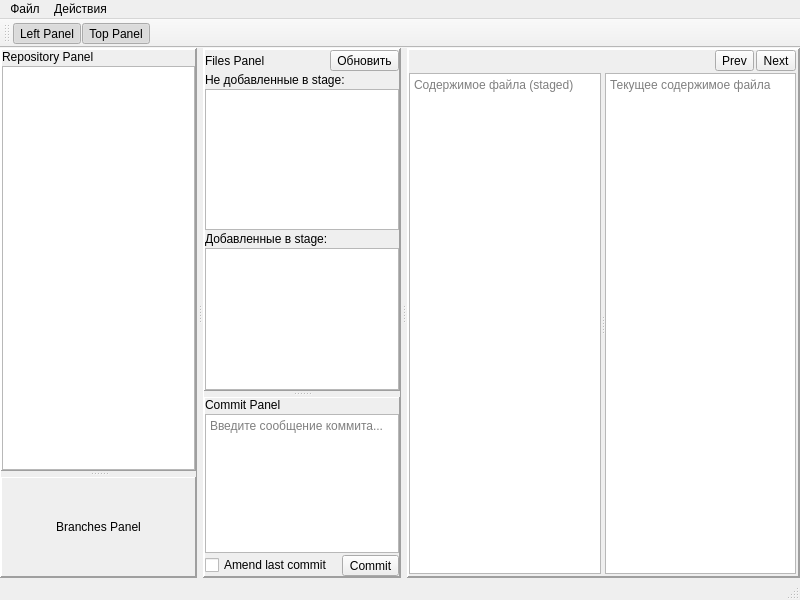
<?xml version="1.0" encoding="UTF-8"?>
<ui version="4.0">
 <class>MainWindow</class>
 <widget class="QMainWindow" name="MainWindow">
  <property name="geometry">
   <rect>
    <x>0</x>
    <y>0</y>
    <width>800</width>
    <height>600</height>
   </rect>
  </property>
  <property name="windowTitle">
   <string>MainWindow</string>
  </property>
  <widget class="QWidget" name="centralwidget">
   <layout class="QVBoxLayout" name="verticalLayout">
    <property name="spacing">
     <number>0</number>
    </property>
    <property name="leftMargin">
     <number>0</number>
    </property>
    <property name="topMargin">
     <number>0</number>
    </property>
    <property name="rightMargin">
     <number>0</number>
    </property>
    <property name="bottomMargin">
     <number>0</number>
    </property>
    <item>
     <widget class="QSplitter" name="splitter">
      <property name="frameShape">
       <enum>QFrame::NoFrame</enum>
      </property>
      <property name="lineWidth">
       <number>0</number>
      </property>
      <property name="midLineWidth">
       <number>0</number>
      </property>
      <property name="orientation">
       <enum>Qt::Horizontal</enum>
      </property>
      <property name="handleWidth">
       <number>6</number>
      </property>
      <widget class="QFrame" name="leftFrame">
       <property name="minimumSize">
        <size>
         <width>100</width>
         <height>0</height>
        </size>
       </property>
       <property name="frameShape">
        <enum>QFrame::Panel</enum>
       </property>
       <property name="frameShadow">
        <enum>QFrame::Raised</enum>
       </property>
       <layout class="QVBoxLayout" name="verticalLayout_2">
        <property name="spacing">
         <number>0</number>
        </property>
        <property name="leftMargin">
         <number>0</number>
        </property>
        <property name="topMargin">
         <number>0</number>
        </property>
        <property name="rightMargin">
         <number>0</number>
        </property>
        <property name="bottomMargin">
         <number>0</number>
        </property>
        <item>
         <widget class="QSplitter" name="leftSplitter">
          <property name="frameShape">
           <enum>QFrame::NoFrame</enum>
          </property>
          <property name="frameShadow">
           <enum>QFrame::Raised</enum>
          </property>
          <property name="lineWidth">
           <number>0</number>
          </property>
          <property name="midLineWidth">
           <number>0</number>
          </property>
          <property name="orientation">
           <enum>Qt::Vertical</enum>
          </property>
          <property name="handleWidth">
           <number>6</number>
          </property>
          <widget class="QFrame" name="repoWidget">
           <property name="minimumSize">
            <size>
             <width>0</width>
             <height>100</height>
            </size>
           </property>
           <property name="frameShape">
            <enum>QFrame::Panel</enum>
           </property>
           <property name="frameShadow">
            <enum>QFrame::Raised</enum>
           </property>
           <layout class="QVBoxLayout" name="verticalLayout_4">
            <property name="spacing">
             <number>2</number>
            </property>
            <property name="leftMargin">
             <number>0</number>
            </property>
            <property name="topMargin">
             <number>0</number>
            </property>
            <property name="rightMargin">
             <number>0</number>
            </property>
            <property name="bottomMargin">
             <number>0</number>
            </property>
            <item>
             <widget class="QLabel" name="repoLabel">
              <property name="text">
               <string>Repository Panel</string>
              </property>
              <property name="alignment">
               <set>Qt::AlignLeading|Qt::AlignLeft|Qt::AlignVCenter</set>
              </property>
             </widget>
            </item>
            <item>
             <widget class="QListView" name="commitHistoryList">
              <property name="selectionMode">
               <enum>QAbstractItemView::SingleSelection</enum>
              </property>
             </widget>
            </item>
           </layout>
          </widget>
          <widget class="QFrame" name="branchesWidget">
           <property name="minimumSize">
            <size>
             <width>0</width>
             <height>100</height>
            </size>
           </property>
           <property name="frameShape">
            <enum>QFrame::Panel</enum>
           </property>
           <property name="frameShadow">
            <enum>QFrame::Raised</enum>
           </property>
           <layout class="QVBoxLayout" name="verticalLayout_5">
            <property name="spacing">
             <number>2</number>
            </property>
            <property name="leftMargin">
             <number>0</number>
            </property>
            <property name="topMargin">
             <number>0</number>
            </property>
            <property name="rightMargin">
             <number>0</number>
            </property>
            <property name="bottomMargin">
             <number>0</number>
            </property>
            <item>
             <widget class="QLabel" name="branchesLabel">
              <property name="text">
               <string>Branches Panel</string>
              </property>
              <property name="alignment">
               <set>Qt::AlignCenter</set>
              </property>
             </widget>
            </item>
           </layout>
          </widget>
         </widget>
        </item>
       </layout>
      </widget>
      <widget class="QFrame" name="topFrame">
       <property name="minimumSize">
        <size>
         <width>0</width>
         <height>100</height>
        </size>
       </property>
       <property name="frameShape">
        <enum>QFrame::Panel</enum>
       </property>
       <property name="frameShadow">
        <enum>QFrame::Raised</enum>
       </property>
       <layout class="QVBoxLayout" name="verticalLayout_6">
        <property name="spacing">
         <number>0</number>
        </property>
        <property name="leftMargin">
         <number>0</number>
        </property>
        <property name="topMargin">
         <number>0</number>
        </property>
        <property name="rightMargin">
         <number>0</number>
        </property>
        <property name="bottomMargin">
         <number>0</number>
        </property>
        <item>
         <widget class="QSplitter" name="topSplitter">
          <property name="orientation">
           <enum>Qt::Vertical</enum>
          </property>
          <property name="handleWidth">
           <number>6</number>
          </property>
          <widget class="QFrame" name="filesPanel">
           <property name="minimumSize">
            <size>
             <width>100</width>
             <height>0</height>
            </size>
           </property>
           <property name="frameShape">
            <enum>QFrame::Panel</enum>
           </property>
           <property name="frameShadow">
            <enum>QFrame::Raised</enum>
           </property>
           <layout class="QVBoxLayout" name="verticalLayout_8">
            <property name="spacing">
             <number>2</number>
            </property>
            <property name="leftMargin">
             <number>0</number>
            </property>
            <property name="topMargin">
             <number>0</number>
            </property>
            <property name="rightMargin">
             <number>0</number>
            </property>
            <property name="bottomMargin">
             <number>0</number>
            </property>
            <item>
             <layout class="QHBoxLayout" name="horizontalLayout">
              <item>
               <widget class="QLabel" name="filesLabel">
                <property name="text">
                 <string>Files Panel</string>
                </property>
                <property name="alignment">
                 <set>Qt::AlignLeading|Qt::AlignLeft|Qt::AlignVCenter</set>
                </property>
               </widget>
              </item>
              <item>
               <widget class="QToolButton" name="refreshButton">
                <property name="text">
                 <string>Обновить</string>
                </property>
                <property name="toolButtonStyle">
                 <enum>Qt::ToolButtonIconOnly</enum>
                </property>
               </widget>
              </item>
             </layout>
            </item>
            <item>
             <widget class="QLabel" name="unstagedLabel">
              <property name="text">
               <string>Не добавленные в stage:</string>
              </property>
             </widget>
            </item>
            <item>
             <widget class="QTableView" name="filesTable">
              <property name="selectionMode">
               <enum>QAbstractItemView::SingleSelection</enum>
              </property>
              <property name="selectionBehavior">
               <enum>QAbstractItemView::SelectRows</enum>
              </property>
              <property name="showGrid">
               <bool>false</bool>
              </property>
              <attribute name="horizontalHeaderStretchLastSection">
               <bool>true</bool>
              </attribute>
              <attribute name="verticalHeaderVisible">
               <bool>false</bool>
              </attribute>
             </widget>
            </item>
            <item>
             <widget class="QLabel" name="stagedLabel">
              <property name="text">
               <string>Добавленные в stage:</string>
              </property>
             </widget>
            </item>
            <item>
             <widget class="QTableView" name="stagedFilesTable">
              <property name="selectionMode">
               <enum>QAbstractItemView::SingleSelection</enum>
              </property>
              <property name="selectionBehavior">
               <enum>QAbstractItemView::SelectRows</enum>
              </property>
              <property name="showGrid">
               <bool>false</bool>
              </property>
              <attribute name="horizontalHeaderStretchLastSection">
               <bool>true</bool>
              </attribute>
              <attribute name="verticalHeaderVisible">
               <bool>false</bool>
              </attribute>
             </widget>
            </item>
           </layout>
          </widget>
          <widget class="QFrame" name="commitPanel">
           <property name="minimumSize">
            <size>
             <width>100</width>
             <height>0</height>
            </size>
           </property>
           <property name="frameShape">
            <enum>QFrame::Panel</enum>
           </property>
           <property name="frameShadow">
            <enum>QFrame::Raised</enum>
           </property>
           <layout class="QVBoxLayout" name="verticalLayout_9">
            <property name="spacing">
             <number>2</number>
            </property>
            <property name="leftMargin">
             <number>0</number>
            </property>
            <property name="topMargin">
             <number>0</number>
            </property>
            <property name="rightMargin">
             <number>0</number>
            </property>
            <property name="bottomMargin">
             <number>0</number>
            </property>
            <item>
             <widget class="QLabel" name="commitLabel">
              <property name="text">
               <string>Commit Panel</string>
              </property>
              <property name="alignment">
               <set>Qt::AlignLeading|Qt::AlignLeft|Qt::AlignVCenter</set>
              </property>
             </widget>
            </item>
            <item>
             <widget class="QTextEdit" name="commitMessageTextEdit">
              <property name="placeholderText">
               <string>Введите сообщение коммита...</string>
              </property>
             </widget>
            </item>
            <item>
             <layout class="QHBoxLayout" name="horizontalLayout_3">
              <item>
               <widget class="QCheckBox" name="amend_chk">
                <property name="toolTip">
                 <string> Amend the last commit instead of creating a new one</string>
                </property>
                <property name="text">
                 <string>Amend last commit</string>
                </property>
               </widget>
              </item>
              <item>
               <spacer name="horizontalSpacer_2">
                <property name="orientation">
                 <enum>Qt::Horizontal</enum>
                </property>
                <property name="sizeHint" stdset="0">
                 <size>
                  <width>40</width>
                  <height>20</height>
                 </size>
                </property>
               </spacer>
              </item>
              <item>
               <widget class="QToolButton" name="commitButton">
                <property name="text">
                 <string>Commit</string>
                </property>
                <property name="toolButtonStyle">
                 <enum>Qt::ToolButtonTextOnly</enum>
                </property>
               </widget>
              </item>
             </layout>
            </item>
           </layout>
          </widget>
         </widget>
        </item>
       </layout>
      </widget>
      <widget class="QFrame" name="rightWidget">
       <property name="minimumSize">
        <size>
         <width>100</width>
         <height>0</height>
        </size>
       </property>
       <property name="frameShape">
        <enum>QFrame::Panel</enum>
       </property>
       <property name="frameShadow">
        <enum>QFrame::Raised</enum>
       </property>
       <layout class="QVBoxLayout" name="verticalLayout_3">
        <property name="spacing">
         <number>0</number>
        </property>
        <property name="leftMargin">
         <number>0</number>
        </property>
        <property name="topMargin">
         <number>0</number>
        </property>
        <property name="rightMargin">
         <number>0</number>
        </property>
        <property name="bottomMargin">
         <number>0</number>
        </property>
        <item>
         <widget class="QFrame" name="diffFrame">
          <property name="minimumSize">
           <size>
            <width>0</width>
            <height>100</height>
           </size>
          </property>
          <property name="frameShape">
           <enum>QFrame::Panel</enum>
          </property>
          <property name="frameShadow">
           <enum>QFrame::Raised</enum>
          </property>
          <layout class="QVBoxLayout" name="verticalLayout_7">
           <property name="spacing">
            <number>2</number>
           </property>
           <property name="leftMargin">
            <number>0</number>
           </property>
           <property name="topMargin">
            <number>0</number>
           </property>
           <property name="rightMargin">
            <number>2</number>
           </property>
           <property name="bottomMargin">
            <number>2</number>
           </property>
           <item>
            <layout class="QHBoxLayout" name="horizontalLayout_2">
             <property name="spacing">
              <number>2</number>
             </property>
             <item>
              <spacer name="horizontalSpacer">
               <property name="orientation">
                <enum>Qt::Horizontal</enum>
               </property>
               <property name="sizeHint" stdset="0">
                <size>
                 <width>40</width>
                 <height>20</height>
                </size>
               </property>
              </spacer>
             </item>
             <item>
              <widget class="QToolButton" name="prevHunkButton">
               <property name="text">
                <string>Prev</string>
               </property>
               <property name="icon">
                <iconset resource="icons.qrc">
                 <normaloff>:/icons/icons/prev_hunk.svg</normaloff>:/icons/icons/prev_hunk.svg</iconset>
               </property>
               <property name="toolButtonStyle">
                <enum>Qt::ToolButtonIconOnly</enum>
               </property>
              </widget>
             </item>
             <item>
              <widget class="QToolButton" name="nextHunkButton">
               <property name="text">
                <string>Next</string>
               </property>
               <property name="icon">
                <iconset resource="icons.qrc">
                 <normaloff>:/icons/icons/next_hunk.svg</normaloff>:/icons/icons/next_hunk.svg</iconset>
               </property>
               <property name="toolButtonStyle">
                <enum>Qt::ToolButtonIconOnly</enum>
               </property>
              </widget>
             </item>
            </layout>
           </item>
           <item>
            <widget class="QSplitter" name="diffSplitter">
             <property name="orientation">
              <enum>Qt::Horizontal</enum>
             </property>
             <widget class="QPlainTextEdit" name="stagedContentTextEdit">
              <property name="readOnly">
               <bool>true</bool>
              </property>
              <property name="placeholderText">
               <string>Содержимое файла (staged)</string>
              </property>
             </widget>
             <widget class="QPlainTextEdit" name="currentContentTextEdit">
              <property name="readOnly">
               <bool>true</bool>
              </property>
              <property name="placeholderText">
               <string>Текущее содержимое файла</string>
              </property>
             </widget>
            </widget>
           </item>
          </layout>
         </widget>
        </item>
       </layout>
      </widget>
     </widget>
    </item>
   </layout>
  </widget>
  <widget class="QMenuBar" name="menubar">
   <property name="geometry">
    <rect>
     <x>0</x>
     <y>0</y>
     <width>800</width>
     <height>26</height>
    </rect>
   </property>
   <widget class="QMenu" name="menuFile">
    <property name="title">
     <string>Файл</string>
    </property>
    <addaction name="actionOpenRepository"/>
    <addaction name="actionSettings"/>
   </widget>
   <widget class="QMenu" name="menu">
    <property name="title">
     <string>Действия</string>
    </property>
    <addaction name="actionRefresh"/>
    <addaction name="actionCommit"/>
   </widget>
   <addaction name="menuFile"/>
   <addaction name="menu"/>
  </widget>
  <widget class="QToolBar" name="toolBar">
   <property name="windowTitle">
    <string>toolBar</string>
   </property>
   <property name="iconSize">
    <size>
     <width>16</width>
     <height>16</height>
    </size>
   </property>
   <attribute name="toolBarArea">
    <enum>TopToolBarArea</enum>
   </attribute>
   <attribute name="toolBarBreak">
    <bool>false</bool>
   </attribute>
   <addaction name="actionToggleLeftPanel"/>
   <addaction name="actionToggleTopPanel"/>
  </widget>
  <widget class="QStatusBar" name="statusbar"/>
  <action name="actionOpenRepository">
   <property name="text">
    <string>Открыть репозиторий</string>
   </property>
   <property name="shortcut">
    <string>Ctrl+O</string>
   </property>
  </action>
  <action name="actionSettings">
   <property name="text">
    <string>Настройки</string>
   </property>
  </action>
  <action name="actionCommit">
   <property name="text">
    <string>Commit</string>
   </property>
   <property name="shortcut">
    <string>Ctrl+Return</string>
   </property>
  </action>
  <action name="actionRefresh">
   <property name="icon">
    <iconset>
     <normaloff>icons/refresh.svg</normaloff>icons/refresh.svg</iconset>
   </property>
   <property name="text">
    <string>Refresh</string>
   </property>
   <property name="toolTip">
    <string>Refresh Git Status</string>
   </property>
   <property name="shortcut">
    <string>F5</string>
   </property>
  </action>
  <action name="actionPrevHunk">
   <property name="icon">
    <iconset>
     <normaloff>icons/prev_hunk.svg</normaloff>icons/prev_hunk.svg</iconset>
   </property>
   <property name="text">
    <string>Previous Hunk</string>
   </property>
   <property name="toolTip">
    <string>Go to Previous Hunk</string>
   </property>
   <property name="shortcut">
    <string>Alt+Up</string>
   </property>
  </action>
  <action name="actionNextHunk">
   <property name="icon">
    <iconset>
     <normaloff>icons/next_hunk.svg</normaloff>icons/next_hunk.svg</iconset>
   </property>
   <property name="text">
    <string>Next Hunk</string>
   </property>
   <property name="toolTip">
    <string>Go to Next Hunk</string>
   </property>
   <property name="shortcut">
    <string>Alt+Down</string>
   </property>
  </action>
  <action name="actionToggleLeftPanel">
   <property name="checkable">
    <bool>true</bool>
   </property>
   <property name="checked">
    <bool>true</bool>
   </property>
   <property name="text">
    <string>Left Panel</string>
   </property>
   <property name="toolTip">
    <string>Toggle Left Panel</string>
   </property>
  </action>
  <action name="actionToggleTopPanel">
   <property name="checkable">
    <bool>true</bool>
   </property>
   <property name="checked">
    <bool>true</bool>
   </property>
   <property name="text">
    <string>Top Panel</string>
   </property>
   <property name="toolTip">
    <string>Toggle Top Panel</string>
   </property>
  </action>
 </widget>
 <resources>
  <include location="icons.qrc"/>
 </resources>
 <connections/>
</ui>
